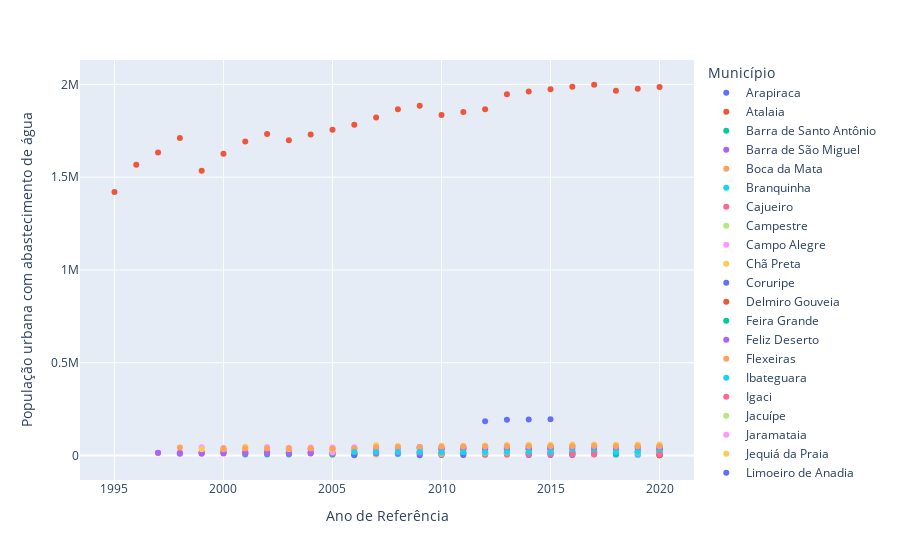

Source (notebook cell):
### Code cell
px.scatter(data_frame = df_AL, x='Ano de Referência', 
                               y='G06A - População urbana residente do(s) município(s) com abastecimento de água', 
                               color = 'Município',
                               labels = {'G06A - População urbana residente do(s) município(s) com abastecimento de água': 'População urbana com abastecimento de água'})

### Figure 1 — Plotly figure (JSON) as saved in the notebook; plotly's stock layout.template omitted (floating-point values rounded to 4 significant figures)
{"data": [{"hovertemplate": "Município=Arapiraca<br>Ano de Referência=%{x}<br>População urbana com abastecimento de água=%{y}<extra></extra>", "legendgroup": "Arapiraca", "marker": {"color": "#636efa", "symbol": "circle"}, "mode": "markers", "name": "Arapiraca", "orientation": "v", "showlegend": true, "type": "scatter", "x": [2012, 2013, 2014, 2015], "xaxis": "x", "y": [184987, 193043, 194475, 195937], "yaxis": "y"}, {"hovertemplate": "Município=Atalaia<br>Ano de Referência=%{x}<br>População urbana com abastecimento de água=%{y}<extra></extra>", "legendgroup": "Atalaia", "marker": {"color": "#EF553B", "symbol": "circle"}, "mode": "markers", "name": "Atalaia", "orientation": "v", "showlegend": true, "type": "scatter", "x": [1999, 2000, 2001, 2002, 2003, 2004, 2006, 2007, 2020], "xaxis": "x", "y": [16932, 17889, 19839, 21000, 18220, 18400, 18600, 24794, 23999], "yaxis": "y"}, {"hovertemplate": "Município=Barra de Santo Antônio<br>Ano de Referência=%{x}<br>População urbana com abastecimento de água=%{y}<extra></extra>", "legendgroup": "Barra de Santo Antônio", "marker": {"color": "#00cc96", "symbol": "circle"}, "mode": "markers", "name": "Barra de Santo Antônio", "orientation": "v", "showlegend": true, "type": "scatter", "x": [2013], "xaxis": "x", "y": [14309], "yaxis": "y"}, {"hovertemplate": "Município=Barra de São Miguel<br>Ano de Referência=%{x}<br>População urbana com abastecimento de água=%{y}<extra></extra>", "legendgroup": "Barra de São Miguel", "marker": {"color": "#ab63fa", "symbol": "circle"}, "mode": "markers", "name": "Barra de São Miguel", "orientation": "v", "showlegend": true, "type": "scatter", "x": [2012], "xaxis": "x", "y": [6677], "yaxis": "y"}, {"hovertemplate": "Município=Boca da Mata<br>Ano de Referência=%{x}<br>População urbana com abastecimento de água=%{y}<extra></extra>", "legendgroup": "Boca da Mata", "marker": {"color": "#FFA15A", "symbol": "circle"}, "mode": "markers", "name": "Boca da Mata", "orientation": "v", "showlegend": true, "type": "scatter", "x": [1999, 2000, 2001, 2002, 2003, 2004, 2005, 2006, 2007, 2009, 2010, 2012, 2013, 2014, 2015, 2016, 2017, 2018, 2019, 2020], "xaxis": "x", "y": [16385, 15412, 15412, 18000, 15815, 16081, 16228, 16374, 16495, 17076, 17450, 17608, 18329, 18404, 18549, 18616, 18678, 18392, 18469, 18520], "yaxis": "y"}, {"hovertemplate": "Município=Branquinha<br>Ano de Referência=%{x}<br>População urbana com abastecimento de água=%{y}<extra></extra>", "legendgroup": "Branquinha", "marker": {"color": "#19d3f3", "symbol": "circle"}, "mode": "markers", "name": "Branquinha", "orientation": "v", "showlegend": true, "type": "scatter", "x": [2005, 2006, 2007, 2008], "xaxis": "x", "y": [6872, 7048, 6830, 7030], "yaxis": "y"}, {"hovertemplate": "Município=Cajueiro<br>Ano de Referência=%{x}<br>População urbana com abastecimento de água=%{y}<extra></extra>", "legendgroup": "Cajueiro", "marker": {"color": "#FF6692", "symbol": "circle"}, "mode": "markers", "name": "Cajueiro", "orientation": "v", "showlegend": true, "type": "scatter", "x": [1997, 1998, 1999, 2000, 2001, 2002, 2003, 2004, 2005, 2006, 2007, 2008, 2009, 2010, 2011, 2012, 2013, 2014, 2015, 2016, 2017, 2018, 2019, 2020], "xaxis": "x", "y": [14304, 14304, 14304, 14051, 14750, 14750, 14134, 14192, 14223, 14255, 16024, 16498, 16622, 16484, 16574, 16659, 17349, 17172, 17248, 17319, 17386, 17118, 17175, 17229], "yaxis": "y"}, {"hovertemplate": "Município=Campestre<br>Ano de Referência=%{x}<br>População urbana com abastecimento de água=%{y}<extra></extra>", "legendgroup": "Campestre", "marker": {"color": "#B6E880", "symbol": "circle"}, "mode": "markers", "name": "Campestre", "orientation": "v", "showlegend": true, "type": "scatter", "x": [2016, 2017, 2018, 2020], "xaxis": "x", "y": [5879, 5898, 5809, 5839], "yaxis": "y"}, {"hovertemplate": "Município=Campo Alegre<br>Ano de Referência=%{x}<br>População urbana com abastecimento de água=%{y}<extra></extra>", "legendgroup": "Campo Alegre", "marker": {"color": "#FF97FF", "symbol": "circle"}, "mode": "markers", "name": "Campo Alegre", "orientation": "v", "showlegend": true, "type": "scatter", "x": [2009, 2010, 2011, 2012, 2013, 2014, 2016, 2017, 2018, 2019, 2020], "xaxis": "x", "y": [19375, 22161, 22496, 22820, 24056, 24341, 24861, 25097, 24674, 24885, 25092], "yaxis": "y"}, {"hovertemplate": "Município=Chã Preta<br>Ano de Referência=%{x}<br>População urbana com abastecimento de água=%{y}<extra></extra>", "legendgroup": "Chã Preta", "marker": {"color": "#FECB52", "symbol": "circle"}, "mode": "markers", "name": "Chã Preta", "orientation": "v", "showlegend": true, "type": "scatter", "x": [2005, 2006, 2007, 2010, 2011, 2020], "xaxis": "x", "y": [3543, 3520, 3685, 4488, 4488, 4592], "yaxis": "y"}, {"hovertemplate": "Município=Coruripe<br>Ano de Referência=%{x}<br>População urbana com abastecimento de água=%{y}<extra></extra>", "legendgroup": "Coruripe", "marker": {"color": "#636efa", "symbol": "circle"}, "mode": "markers", "name": "Coruripe", "orientation": "v", "showlegend": true, "type": "scatter", "x": [2009, 2011, 2012, 2013, 2014, 2015, 2016, 2017, 2018, 2019, 2020], "xaxis": "x", "y": [44639, 46561, 47009, 49150, 49596, 50018, 50414, 50784, 49957, 50285, 50604], "yaxis": "y"}, {"hovertemplate": "Município=Delmiro Gouveia<br>Ano de Referência=%{x}<br>População urbana com abastecimento de água=%{y}<extra></extra>", "legendgroup": "Delmiro Gouveia", "marker": {"color": "#EF553B", "symbol": "circle"}, "mode": "markers", "name": "Delmiro Gouveia", "orientation": "v", "showlegend": true, "type": "scatter", "x": [2010, 2011, 2012, 2013, 2014, 2015, 2020], "xaxis": "x", "y": [34854, 35142, 35419, 36958, 37211, 37681, 37873], "yaxis": "y"}, {"hovertemplate": "Município=Feira Grande<br>Ano de Referência=%{x}<br>População urbana com abastecimento de água=%{y}<extra></extra>", "legendgroup": "Feira Grande", "marker": {"color": "#00cc96", "symbol": "circle"}, "mode": "markers", "name": "Feira Grande", "orientation": "v", "showlegend": true, "type": "scatter", "x": [2020], "xaxis": "x", "y": [3559], "yaxis": "y"}, {"hovertemplate": "Município=Feliz Deserto<br>Ano de Referência=%{x}<br>População urbana com abastecimento de água=%{y}<extra></extra>", "legendgroup": "Feliz Deserto", "marker": {"color": "#ab63fa", "symbol": "circle"}, "mode": "markers", "name": "Feliz Deserto", "orientation": "v", "showlegend": true, "type": "scatter", "x": [2012, 2019, 2020], "xaxis": "x", "y": [3591, 3809, 3829], "yaxis": "y"}, {"hovertemplate": "Município=Flexeiras<br>Ano de Referência=%{x}<br>População urbana com abastecimento de água=%{y}<extra></extra>", "legendgroup": "Flexeiras", "marker": {"color": "#FFA15A", "symbol": "circle"}, "mode": "markers", "name": "Flexeiras", "orientation": "v", "showlegend": true, "type": "scatter", "x": [2014, 2020], "xaxis": "x", "y": [8385, 8331], "yaxis": "y"}, {"hovertemplate": "Município=Ibateguara<br>Ano de Referência=%{x}<br>População urbana com abastecimento de água=%{y}<extra></extra>", "legendgroup": "Ibateguara", "marker": {"color": "#19d3f3", "symbol": "circle"}, "mode": "markers", "name": "Ibateguara", "orientation": "v", "showlegend": true, "type": "scatter", "x": [2020], "xaxis": "x", "y": [9630], "yaxis": "y"}, {"hovertemplate": "Município=Igaci<br>Ano de Referência=%{x}<br>População urbana com abastecimento de água=%{y}<extra></extra>", "legendgroup": "Igaci", "marker": {"color": "#FF6692", "symbol": "circle"}, "mode": "markers", "name": "Igaci", "orientation": "v", "showlegend": true, "type": "scatter", "x": [2020], "xaxis": "x", "y": [6288], "yaxis": "y"}, {"hovertemplate": "Município=Jacuípe<br>Ano de Referência=%{x}<br>População urbana com abastecimento de água=%{y}<extra></extra>", "legendgroup": "Jacuípe", "marker": {"color": "#B6E880", "symbol": "circle"}, "mode": "markers", "name": "Jacuípe", "orientation": "v", "showlegend": true, "type": "scatter", "x": [2011], "xaxis": "x", "y": [4340], "yaxis": "y"}, {"hovertemplate": "Município=Jaramataia<br>Ano de Referência=%{x}<br>População urbana com abastecimento de água=%{y}<extra></extra>", "legendgroup": "Jaramataia", "marker": {"color": "#FF97FF", "symbol": "circle"}, "mode": "markers", "name": "Jaramataia", "orientation": "v", "showlegend": true, "type": "scatter", "x": [2018, 2019], "xaxis": "x", "y": [2933, 3024], "yaxis": "y"}, {"hovertemplate": "Município=Jequiá da Praia<br>Ano de Referência=%{x}<br>População urbana com abastecimento de água=%{y}<extra></extra>", "legendgroup": "Jequiá da Praia", "marker": {"color": "#FECB52", "symbol": "circle"}, "mode": "markers", "name": "Jequiá da Praia", "orientation": "v", "showlegend": true, "type": "scatter", "x": [2012, 2013, 2014, 2016, 2020], "xaxis": "x", "y": [2845, 2865, 2852, 2830, 2761], "yaxis": "y"}, {"hovertemplate": "Município=Limoeiro de Anadia<br>Ano de Referência=%{x}<br>População urbana com abastecimento de água=%{y}<extra></extra>", "legendgroup": "Limoeiro de Anadia", "marker": {"color": "#636efa", "symbol": "circle"}, "mode": "markers", "name": "Limoeiro de Anadia", "orientation": "v", "showlegend": true, "type": "scatter", "x": [2009, 2010, 2014, 2015, 2016], "xaxis": "x", "y": [2224, 2246, 2366, 2382, 2396], "yaxis": "y"}, {"hovertemplate": "Município=Maceió<br>Ano de Referência=%{x}<br>População urbana com abastecimento de água=%{y}<extra></extra>", "legendgroup": "Maceió", "marker": {"color": "#EF553B", "symbol": "circle"}, "mode": "markers", "name": "Maceió", "orientation": "v", "showlegend": true, "type": "scatter", "x": [1995, 1996, 1997, 1998, 1999, 2000, 2001, 2002, 2003, 2004, 2005, 2006, 2007, 2008, 2009, 2010, 2011, 2012, 2013, 2014, 2015, 2016, 2017, 2018, 2019, 2020], "xaxis": "x", "y": [1420000, 1566950, 1632716, 1710853, 1533897, 1625718, 1691417, 1732443, 1699378, 1729553, 1755779, 1781808, 1821811, 1865589, 1884915, 1834607, 1850329, 1865653, 1947129, 1960988, 1974121, 1986378, 1997823, 1966072, 1976034, 1985774], "yaxis": "y"}, {"hovertemplate": "Município=Mar Vermelho<br>Ano de Referência=%{x}<br>População urbana com abastecimento de água=%{y}<extra></extra>", "legendgroup": "Mar Vermelho", "marker": {"color": "#00cc96", "symbol": "circle"}, "mode": "markers", "name": "Mar Vermelho", "orientation": "v", "showlegend": true, "type": "scatter", "x": [2020], "xaxis": "x", "y": [1567], "yaxis": "y"}, {"hovertemplate": "Município=Marechal Deodoro<br>Ano de Referência=%{x}<br>População urbana com abastecimento de água=%{y}<extra></extra>", "legendgroup": "Marechal Deodoro", "marker": {"color": "#ab63fa", "symbol": "circle"}, "mode": "markers", "name": "Marechal Deodoro", "orientation": "v", "showlegend": true, "type": "scatter", "x": [1997, 1998, 1999, 2000, 2002, 2003, 2004, 2005, 2006, 2007, 2008, 2009, 2010, 2011, 2012, 2013, 2014, 2015, 2017, 2018, 2019, 2020], "xaxis": "x", "y": [15040, 13135, 14740, 29801, 15710, 32670, 34556, 35600, 36635, 37578, 38763, 39644, 43392, 44125, 44833, 47050, 47672, 48257, 49322, 48476, 48983, 49435], "yaxis": "y"}, {"hovertemplate": "Município=Messias<br>Ano de Referência=%{x}<br>População urbana com abastecimento de água=%{y}<extra></extra>", "legendgroup": "Messias", "marker": {"color": "#FFA15A", "symbol": "circle"}, "mode": "markers", "name": "Messias", "orientation": "v", "showlegend": true, "type": "scatter", "x": [2012, 2013, 2014], "xaxis": "x", "y": [14818, 15562, 15780], "yaxis": "y"}, {"hovertemplate": "Município=Murici<br>Ano de Referência=%{x}<br>População urbana com abastecimento de água=%{y}<extra></extra>", "legendgroup": "Murici", "marker": {"color": "#19d3f3", "symbol": "circle"}, "mode": "markers", "name": "Murici", "orientation": "v", "showlegend": true, "type": "scatter", "x": [2009], "xaxis": "x", "y": [21605], "yaxis": "y"}, {"hovertemplate": "Município=Novo Lino<br>Ano de Referência=%{x}<br>População urbana com abastecimento de água=%{y}<extra></extra>", "legendgroup": "Novo Lino", "marker": {"color": "#FF6692", "symbol": "circle"}, "mode": "markers", "name": "Novo Lino", "orientation": "v", "showlegend": true, "type": "scatter", "x": [2018], "xaxis": "x", "y": [7665], "yaxis": "y"}, {"hovertemplate": "Município=Olho d Água do Casado<br>Ano de Referência=%{x}<br>População urbana com abastecimento de água=%{y}<extra></extra>", "legendgroup": "Olho d Água do Casado", "marker": {"color": "#B6E880", "symbol": "circle"}, "mode": "markers", "name": "Olho d Água do Casado", "orientation": "v", "showlegend": true, "type": "scatter", "x": [2020], "xaxis": "x", "y": [4478], "yaxis": "y"}, {"hovertemplate": "Município=Penedo<br>Ano de Referência=%{x}<br>População urbana com abastecimento de água=%{y}<extra></extra>", "legendgroup": "Penedo", "marker": {"color": "#FF97FF", "symbol": "circle"}, "mode": "markers", "name": "Penedo", "orientation": "v", "showlegend": true, "type": "scatter", "x": [1999, 2000, 2001, 2002, 2003, 2004, 2005, 2006, 2007, 2008, 2009, 2010, 2011, 2012, 2013, 2014, 2015, 2016, 2017, 2018, 2019, 2020], "xaxis": "x", "y": [44842, 41293, 41293, 46184, 42611, 43321, 43714, 44103, 43880, 45166, 45413, 45020, 45214, 45402, 47419, 47603, 47776, 47938, 48091, 47360, 47484, 47606], "yaxis": "y"}, {"hovertemplate": "Município=Piaçabuçu<br>Ano de Referência=%{x}<br>População urbana com abastecimento de água=%{y}<extra></extra>", "legendgroup": "Piaçabuçu", "marker": {"color": "#FECB52", "symbol": "circle"}, "mode": "markers", "name": "Piaçabuçu", "orientation": "v", "showlegend": true, "type": "scatter", "x": [2020], "xaxis": "x", "y": [10827], "yaxis": "y"}, {"hovertemplate": "Município=Pilar<br>Ano de Referência=%{x}<br>População urbana com abastecimento de água=%{y}<extra></extra>", "legendgroup": "Pilar", "marker": {"color": "#636efa", "symbol": "circle"}, "mode": "markers", "name": "Pilar", "orientation": "v", "showlegend": true, "type": "scatter", "x": [2012, 2013, 2014, 2015, 2020], "xaxis": "x", "y": [32105, 33422, 33566, 33701, 33622], "yaxis": "y"}, {"hovertemplate": "Município=Porto Calvo<br>Ano de Referência=%{x}<br>População urbana com abastecimento de água=%{y}<extra></extra>", "legendgroup": "Porto Calvo", "marker": {"color": "#EF553B", "symbol": "circle"}, "mode": "markers", "name": "Porto Calvo", "orientation": "v", "showlegend": true, "type": "scatter", "x": [2017, 2018, 2019, 2020], "xaxis": "x", "y": [21606, 21274, 21342, 21408], "yaxis": "y"}, {"hovertemplate": "Município=Porto Real do Colégio<br>Ano de Referência=%{x}<br>População urbana com abastecimento de água=%{y}<extra></extra>", "legendgroup": "Porto Real do Colégio", "marker": {"color": "#00cc96", "symbol": "circle"}, "mode": "markers", "name": "Porto Real do Colégio", "orientation": "v", "showlegend": true, "type": "scatter", "x": [2001, 2002, 2003, 2005, 2006, 2010], "xaxis": "x", "y": [5390, 5960, 6040, 6122, 6152, 6606], "yaxis": "y"}, {"hovertemplate": "Município=Pão de Açúcar<br>Ano de Referência=%{x}<br>População urbana com abastecimento de água=%{y}<extra></extra>", "legendgroup": "Pão de Açúcar", "marker": {"color": "#ab63fa", "symbol": "circle"}, "mode": "markers", "name": "Pão de Açúcar", "orientation": "v", "showlegend": true, "type": "scatter", "x": [1998, 1999, 2000, 2001, 2002, 2003, 2004, 2005, 2006, 2007, 2008, 2009, 2010, 2011, 2012, 2013, 2014, 2015, 2016, 2017, 2018, 2020], "xaxis": "x", "y": [9489, 9849, 10812, 10806, 10806, 11195, 11454, 11597, 11739, 10455, 10754, 10753, 10769, 10732, 10697, 11295, 11272, 11252, 11232, 11213, 11056, 11013], "yaxis": "y"}, {"hovertemplate": "Município=Quebrangulo<br>Ano de Referência=%{x}<br>População urbana com abastecimento de água=%{y}<extra></extra>", "legendgroup": "Quebrangulo", "marker": {"color": "#FFA15A", "symbol": "circle"}, "mode": "markers", "name": "Quebrangulo", "orientation": "v", "showlegend": true, "type": "scatter", "x": [2010], "xaxis": "x", "y": [6474], "yaxis": "y"}, {"hovertemplate": "Município=Roteiro<br>Ano de Referência=%{x}<br>População urbana com abastecimento de água=%{y}<extra></extra>", "legendgroup": "Roteiro", "marker": {"color": "#19d3f3", "symbol": "circle"}, "mode": "markers", "name": "Roteiro", "orientation": "v", "showlegend": true, "type": "scatter", "x": [2012, 2018, 2019, 2020], "xaxis": "x", "y": [5787, 5851, 5837, 5824], "yaxis": "y"}, {"hovertemplate": "Município=Santana do Mundaú<br>Ano de Referência=%{x}<br>População urbana com abastecimento de água=%{y}<extra></extra>", "legendgroup": "Santana do Mundaú", "marker": {"color": "#FF6692", "symbol": "circle"}, "mode": "markers", "name": "Santana do Mundaú", "orientation": "v", "showlegend": true, "type": "scatter", "x": [2012, 2013, 2014, 2015, 2020], "xaxis": "x", "y": [5571, 5747, 5714, 5683, 5517], "yaxis": "y"}, {"hovertemplate": "Município=São José da Laje<br>Ano de Referência=%{x}<br>População urbana com abastecimento de água=%{y}<extra></extra>", "legendgroup": "São José da Laje", "marker": {"color": "#B6E880", "symbol": "circle"}, "mode": "markers", "name": "São José da Laje", "orientation": "v", "showlegend": true, "type": "scatter", "x": [2012, 2013, 2018, 2019, 2020], "xaxis": "x", "y": [15540, 16179, 16184, 16233, 16280], "yaxis": "y"}, {"hovertemplate": "Município=São Luís do Quitunde<br>Ano de Referência=%{x}<br>População urbana com abastecimento de água=%{y}<extra></extra>", "legendgroup": "São Luís do Quitunde", "marker": {"color": "#FF97FF", "symbol": "circle"}, "mode": "markers", "name": "São Luís do Quitunde", "orientation": "v", "showlegend": true, "type": "scatter", "x": [2005, 2006], "xaxis": "x", "y": [16895, 16782], "yaxis": "y"}, {"hovertemplate": "Município=São Miguel dos Campos<br>Ano de Referência=%{x}<br>População urbana com abastecimento de água=%{y}<extra></extra>", "legendgroup": "São Miguel dos Campos", "marker": {"color": "#FECB52", "symbol": "circle"}, "mode": "markers", "name": "São Miguel dos Campos", "orientation": "v", "showlegend": true, "type": "scatter", "x": [1999, 2000, 2001, 2003, 2005, 2006, 2007, 2008, 2010, 2011, 2012, 2013, 2014, 2015, 2016, 2017, 2018, 2019, 2020], "xaxis": "x", "y": [34245, 35801, 47079, 35019, 35045, 35053, 54996, 50765, 52566, 53419, 54244, 56900, 57625, 58308, 58949, 59549, 58536, 58994, 59520], "yaxis": "y"}, {"hovertemplate": "Município=São Miguel dos Milagres<br>Ano de Referência=%{x}<br>População urbana com abastecimento de água=%{y}<extra></extra>", "legendgroup": "São Miguel dos Milagres", "marker": {"color": "#636efa", "symbol": "circle"}, "mode": "markers", "name": "São Miguel dos Milagres", "orientation": "v", "showlegend": true, "type": "scatter", "x": [2006, 2011, 2020], "xaxis": "x", "y": [1956, 2293, 2529], "yaxis": "y"}, {"hovertemplate": "Município=Tanque d Arca<br>Ano de Referência=%{x}<br>População urbana com abastecimento de água=%{y}<extra></extra>", "legendgroup": "Tanque d Arca", "marker": {"color": "#EF553B", "symbol": "circle"}, "mode": "markers", "name": "Tanque d Arca", "orientation": "v", "showlegend": true, "type": "scatter", "x": [2020], "xaxis": "x", "y": [2146], "yaxis": "y"}, {"hovertemplate": "Município=Taquarana<br>Ano de Referência=%{x}<br>População urbana com abastecimento de água=%{y}<extra></extra>", "legendgroup": "Taquarana", "marker": {"color": "#00cc96", "symbol": "circle"}, "mode": "markers", "name": "Taquarana", "orientation": "v", "showlegend": true, "type": "scatter", "x": [2016, 2017, 2018], "xaxis": "x", "y": [7728, 7770, 7647], "yaxis": "y"}, {"hovertemplate": "Município=Teotônio Vilela<br>Ano de Referência=%{x}<br>População urbana com abastecimento de água=%{y}<extra></extra>", "legendgroup": "Teotônio Vilela", "marker": {"color": "#ab63fa", "symbol": "circle"}, "mode": "markers", "name": "Teotônio Vilela", "orientation": "v", "showlegend": true, "type": "scatter", "x": [2010, 2011, 2012, 2013, 2014, 2015, 2016, 2017, 2018, 2019, 2020], "xaxis": "x", "y": [34785, 35062, 35330, 36858, 37104, 37335, 37552, 37755, 37159, 37335, 37507], "yaxis": "y"}, {"hovertemplate": "Município=União dos Palmares<br>Ano de Referência=%{x}<br>População urbana com abastecimento de água=%{y}<extra></extra>", "legendgroup": "União dos Palmares", "marker": {"color": "#FFA15A", "symbol": "circle"}, "mode": "markers", "name": "União dos Palmares", "orientation": "v", "showlegend": true, "type": "scatter", "x": [1998, 2000, 2001, 2002, 2003, 2004, 2005, 2006, 2007, 2008, 2009, 2010, 2011, 2012, 2013, 2014, 2015, 2016, 2017, 2018, 2019, 2020], "xaxis": "x", "y": [43865, 37865, 37865, 37869, 38107, 38265, 38353, 38439, 44513, 45817, 46061, 47651, 47870, 48083, 50048, 50254, 50447, 50629, 50799, 50022, 50137, 50274], "yaxis": "y"}, {"hovertemplate": "Município=Viçosa<br>Ano de Referência=%{x}<br>População urbana com abastecimento de água=%{y}<extra></extra>", "legendgroup": "Viçosa", "marker": {"color": "#19d3f3", "symbol": "circle"}, "mode": "markers", "name": "Viçosa", "orientation": "v", "showlegend": true, "type": "scatter", "x": [2006, 2007, 2008, 2009, 2010, 2011, 2012, 2013, 2014, 2015, 2016, 2017, 2018, 2019, 2020], "xaxis": "x", "y": [18945, 18907, 19451, 19473, 18313, 18266, 18296, 18949, 18920, 18893, 18867, 18843, 18577, 18548, 18519], "yaxis": "y"}, {"hovertemplate": "Município=Água Branca<br>Ano de Referência=%{x}<br>População urbana com abastecimento de água=%{y}<extra></extra>", "legendgroup": "Água Branca", "marker": {"color": "#FF6692", "symbol": "circle"}, "mode": "markers", "name": "Água Branca", "orientation": "v", "showlegend": true, "type": "scatter", "x": [2016, 2017, 2020], "xaxis": "x", "y": [5376, 5388, 5326], "yaxis": "y"}], "layout": {"autosize": true, "legend": {"title": {"text": "Município"}, "tracegroupgap": 0}, "margin": {"t": 60}, "xaxis": {"anchor": "y", "autorange": true, "domain": [0, 1], "range": [1993.0, 2022.0], "title": {"text": "Ano de Referência"}, "type": "linear"}, "yaxis": {"anchor": "x", "autorange": true, "domain": [0, 1], "range": [-153000.0, 2152000.0], "title": {"text": "População urbana com abastecimento de água"}, "type": "linear"}}}
